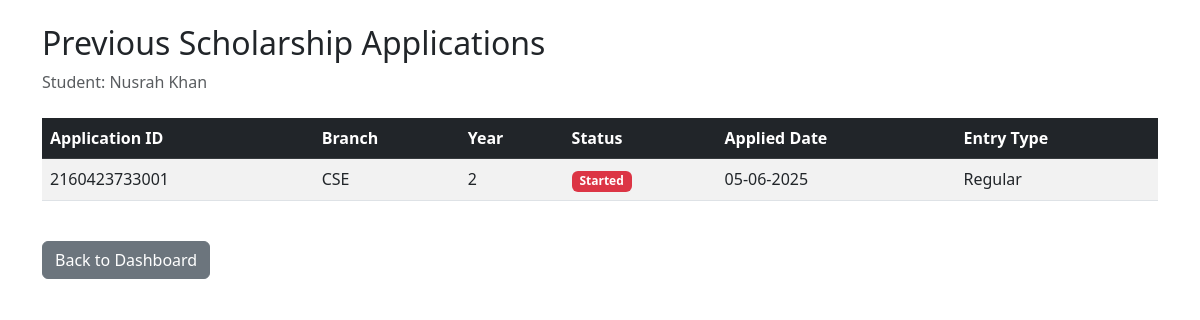
Page /previous_applications (signed in) on the earlier database version.
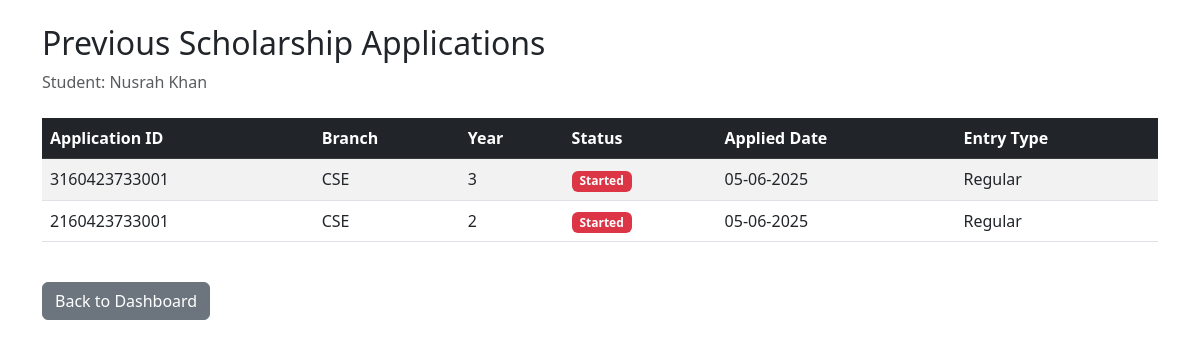
Same page on the later database version.
### models.py (models this page shows, shortened)
class Student(db.Model):
    user_id = db.Column(db.Integer, primary_key=True, autoincrement=True)
    username = db.Column(db.String(80), nullable=False)
    email = db.Column(db.String(120), unique=True, nullable=False)
    password = db.Column(db.String(80), unique=True, nullable=False)
    roll_number = db.Column(db.String(80), unique=True, nullable=False)
    is_verified = db.Column(db.Boolean, default=False)

class ScholarshipApplication(db.Model):
    id = db.Column(db.String(20), primary_key=True)
    roll_number = db.Column(db.String(80), nullable=False)
    branch = db.Column(db.String(80), nullable=False)
    year = db.Column(db.String(20), nullable=False)
    lateral_entry = db.Column(db.Boolean, default=False)  # LE field
    scholarship_state = db.Column(db.String(80), default='pending')
    created_at = db.Column(db.DateTime, default=datetime.utcnow)

### main.py (the view)
@app.route('/previous_applications')
def previous_applications():
    try:
        if 'user_id' not in session or session.get('user_type') != 'student':
            return redirect(url_for('login'))
        student = db.session.get(Student, session['user_id'])
        if not student:
            return redirect(url_for('login'))
        roll_number = student.email.split('@')[0]
        applications = ScholarshipApplication.query\
            .filter_by(roll_number=roll_number)\
            .order_by(ScholarshipApplication.created_at.desc())\
            .all()
        formatted_applications = [{
            'application_id': app.id,
            'roll_number': app.roll_number,
            'branch': app.branch,
            'year': app.year,
            'status': app.scholarship_state,
            'applied_date': app.created_at.strftime('%d-%m-%Y'),
            'is_lateral_entry': app.lateral_entry
        } for app in applications]
        return render_template('previous_applications.html',
                             applications=formatted_applications,
                             student_name=student.username)
    except Exception as e:
        return redirect(url_for('student_dashboard'))

### templates/previous_applications.html (shortened to what this page needs)
<!DOCTYPE html>
<html lang="en">
<head>
    <link href="https://cdn.jsdelivr.net/npm/bootstrap@5.3.0/dist/css/bootstrap.min.css" rel="stylesheet">
</head>
<body>
    <div class="container mt-4">
        <h2>Previous Scholarship Applications</h2>
        <p class="text-muted">Student: {{ student_name }}</p>
        {% if applications %}
            <div class="table-responsive mt-4">
                <table class="table table-striped table-hover">
                    <thead class="table-dark">
                        <tr>
                            <th>Application ID</th>
                            <th>Branch</th>
                            <th>Year</th>
                            <th>Status</th>
                            <th>Applied Date</th>
                            <th>Entry Type</th>
                        </tr>
                    </thead>
                    <tbody>
                        {% for app in applications %}
                            <tr>
                                <td>{{ app.application_id }}</td>
                                <td>{{ app.branch }}</td>
                                <td>{{ app.year }}</td>
                                <td>
                                    <span class="badge {% if app.status == 'approved' %}bg-success
                                                      {% elif app.status == 'pending' %}bg-warning
                                                      {% else %}bg-danger{% endif %}">
                                        {{ app.status|title }}
                                    </span>
                                </td>
                                <td>{{ app.applied_date }}</td>
                                <td>{{ 'Lateral Entry' if app.is_lateral_entry else 'Regular' }}</td>
                            </tr>
                        {% endfor %}
                    </tbody>
                </table>
            </div>
        {% else %}
            <div class="alert alert-info mt-4">
                No previous applications found.
            </div>
        {% endif %}
        <div class="mt-4">
            <a href="{{ url_for('student_dashboard') }}" class="btn btn-secondary">Back to Dashboard</a>
        </div>
    </div>
</body>
</html>

Differences in the rows shown:
added ScholarshipApplication: application_id "3160423733001", branch "CSE", year "3", status "Started", applied_date "05-06-2025", is_lateral_entry "Regular"
